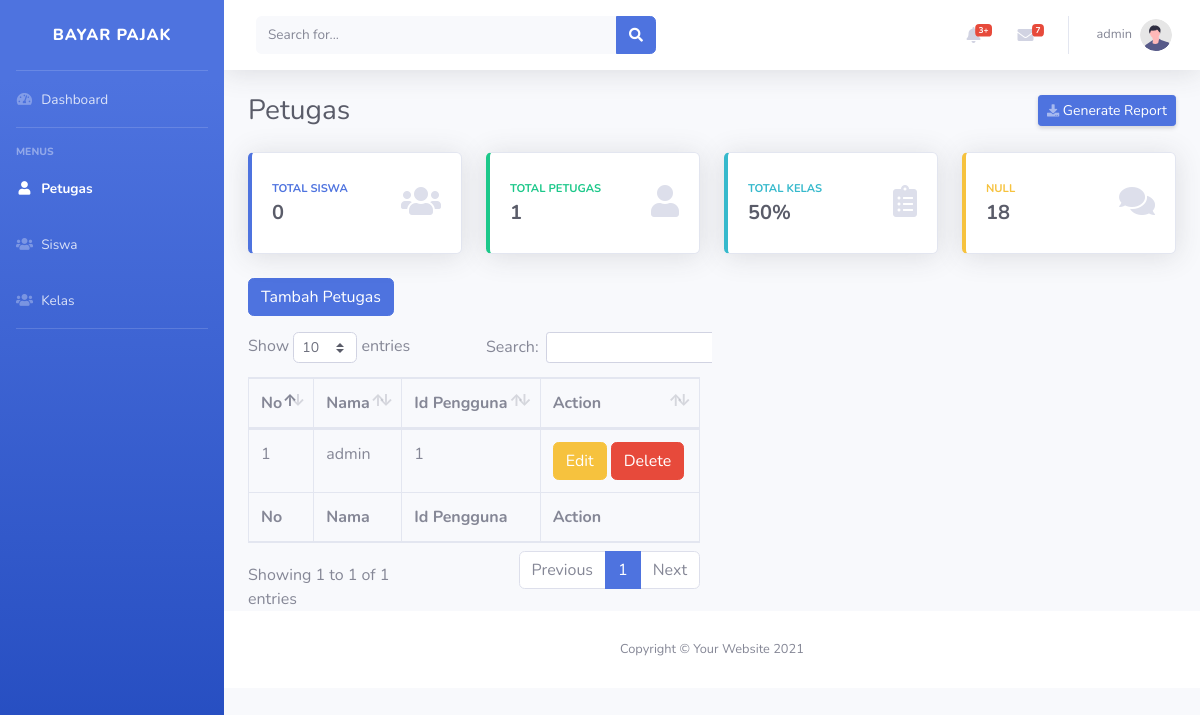
Page /admin/petugas (signed in) on the earlier database version.
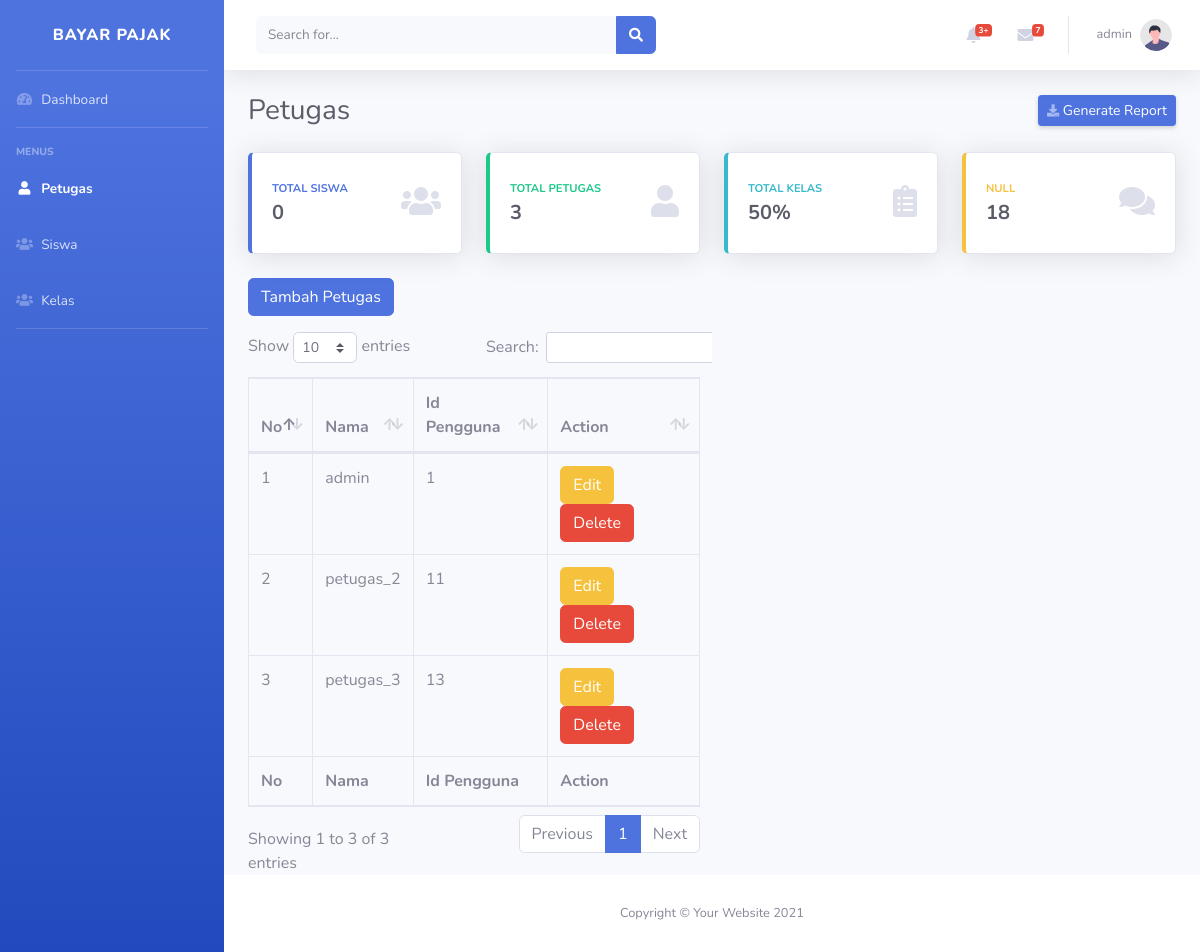
Same page on the later database version.
### tables this page shows
CREATE TABLE `petugas` (
  `id` int(11) NOT NULL,
  `nama` varchar(255) NOT NULL,
  `pass` varchar(255) NOT NULL,
  `pengguna_id` int(11) NOT NULL
);

### app/core/Controller.php (called while the page is built, shortened)
<?php
class Controller{
    public function view($view, $data = [], $fixedData = []){
        require_once("../app/views/$view.php");
    }
    public function model($model){
        return new $model;
    }
}

### app/controllers/Admin.php (called while the page is built, shortened)
<?php
class Admin extends Controller{
    public function setFixedData(){
        $this->fixedData = [
            'totalSiswa' => $this->model("User_model")->countAllSiswa(),
            'totalPetugas' => $this->model("User_model")->countAllPetugas(),
        ];
        return $this->fixedData;
    }
    public function petugas(){
        $data = [
            'petugas' => $this->model("User_model")->getAllPetugas(),
            'section' => 'petugas',
        ];
        $this->view("templates/header");
        $this->view("admin/petugas/index", $data, $this->setFixedData());
        $this->view("templates/footer");
    }
}

### app/core/App.php (called while the page is built, shortened)
<?php
class App{
    protected $method = "index";
    protected $params = [];
    public function __construct(){
        $url = $this->parseUrl();
        if(isset($url[0])){
            if(file_exists("../app/controllers/" . $url[0] . ".php")){
                unset($url[0]);
            }
        }
        $this->controller = new $this->controller;
        if(isset($url[1])){
            if(method_exists($this->controller, $url[1])){
                $this->method = $url[1];
            }
        }
        call_user_func_array([$this->controller, $this->method], $this->params);
    }
    public function parseUrl(){
        if(isset($_GET['url'])){
            $url = rtrim($_GET['url'], "/");
            $url = filter_var($url, FILTER_SANITIZE_URL);
            $url = explode("/", $url);
            return $url;
        };
    }
}

### public/index.php (called while the page is built, shortened)
<?php
$app = new App();

### app/core/Database.php (called while the page is built, shortened)
<?php
class Database{
    private $host = DB_HOST;
    private $user = DB_USER;
    private $pass = DB_PASS;
    private $db = DB_NAME;
    private $dbh;
    private $stmt;
    public function __construct(){
        $dsn = "mysql:host=$this->host;dbname=$this->db";
        $options = [
            PDO::ATTR_PERSISTENT => true,
            PDO::ATTR_ERRMODE => PDO::ERRMODE_EXCEPTION
        ];
        try{
            $this->dbh = new PDO($dsn, $this->user, $this->pass, $options);
        } catch(PDOException $e){
            die($e->getMessage());
        }
    }
    public function query($query){
        $this->stmt = $this->dbh->prepare($query);
    }
    public function execute(){
        $this->stmt->execute();
    }
    public function resultAll(){
        $this->execute();
        return $this->stmt->fetchAll(PDO::FETCH_ASSOC);
    }
}

### app/models/User_model.php (called while the page is built, shortened)
<?php
class User_model{
    private $petugas = "petugas";
    private $siswa = "siswa";
    private $db;
    public function __construct(){
        $this->db = new Database();
    }
    public function getAllPetugas(){
        $this->db->query("SELECT * FROM $this->petugas");
        return $this->db->resultAll();
    }
    public function countAllSiswa(){
        $this->db->query("SELECT * FROM $this->siswa");
        return $this->db->rowCount();
    }
    public function countAllPetugas(){
        $this->db->query("SELECT * FROM $this->petugas");
        return $this->db->rowCount();
    }
}

### app/views/admin/petugas/index.php (the view, shortened to what this page needs)
<div id="wrapper">
    <?php require_once(__DIR__ . "/../partials/sidebar.php"); ?>
    <div id="content-wrapper" class="d-flex flex-column">
        <div id="content">
        <?php require_once(__DIR__ . "/../partials/topbar.php")?>
            <div class="container-fluid">
                <div class="d-sm-flex align-items-center justify-content-between mb-4">
                    <h1 class="h3 mb-0 text-gray-800">Petugas</h1>
                    <a href="#" class="d-none d-sm-inline-block btn btn-sm btn-primary shadow-sm"><i
                            class="fas fa-download fa-sm text-white-50"></i> Generate Report</a>
                </div>
                <div class="row">
                    <?php require_once(__DIR__ . "/../partials/card.php");?>
                <a href="<?= BURL ?>/admin/tambahPetugas" class="btn btn-primary mb-3">Tambah Petugas</a>
                <div class="row">
                <div class="col-6 table-responsive">
                            <table class="table table-bordered" id="dataTable" width="100%" cellspacing="0">
                                <thead>
                                    <tr>
                                        <th>No</th>
                                        <th>Nama</th>
                                        <th>Id Pengguna</th>
                                        <th>Action</th>
                                    </tr>
                                </thead>
                                <tfoot>
                                    <tr>
                                        <th>No</th>
                                        <th>Nama</th>
                                        <th>Id Pengguna</th>
                                        <th>Action</th>
                                    </tr>
                                </tfoot>
                                <tbody>
                                    <?php $i = 1; ?>
                                    <?php foreach($data['petugas'] as $petugas): ?>
                                    <tr>
                                        <td><?= $i ?></td>
                                        <td><?= $petugas['nama']?></td>
                                        <td><?= $petugas['pengguna_id']?></td>
                                        <td>
                                            <a href="<?= BURL ?>/admin/editPetugas/<?= $petugas['id']?>" class="btn btn-warning">Edit</a>
                                            <form action="<?= BURL?>/admin/deletePetugas" method="POST" class="d-inline">
                                                <button class="btn btn-danger" onclick="return confirm('Yakin ingin menghapus <?= $petugas['nama']?>?')" type="submit">Delete</button>
                                            </form>
                                        </td>
                                    </tr>
                                    <?php $i++ ?>
                                    <?php endforeach ?>
                                </tbody>
                            </table>
                        </div>
                </div>
        </div>
        <footer class="sticky-footer bg-white">
            <div class="container my-auto">
                <div class="copyright text-center my-auto">
                    <span>Copyright &copy; Your Website 2021</span>
                </div>
            </div>
        </footer>
    </div>
</div>

### app/views/templates/header.php (shortened to what this page needs)
<!DOCTYPE html>
<html lang="en">
<head>
    <link href="<?= BURL ?>/public/assets/vendor/fontawesome-free/css/all.min.css" rel="stylesheet" type="text/css">
    <link href="<?= BURL ?>/public/assets/css/sb-admin-2.css" rel="stylesheet">
    <link href="<?= BURL ?>/public/assets/vendor/datatables/dataTables.bootstrap4.min.css" rel="stylesheet">
</head>
<body id="page-top">

### app/views/admin/partials/sidebar.php (shortened to what this page needs)
<ul class="navbar-nav bg-gradient-primary sidebar sidebar-dark accordion" id="accordionSidebar">
    <a class="sidebar-brand d-flex align-items-center justify-content-center" href="index.html">
        <div class="sidebar-brand-text mx-3">Bayar Pajak</div>
    </a>
    <hr class="sidebar-divider my-0">
    <li class="nav-item <?= ($data['section'] == 'dashboard') ? 'active' : '' ?>">
        <a class="nav-link" href="<?= BURL ?>/admin">
            <i class="fas fa-fw fa-tachometer-alt"></i>
            <span>Dashboard</span></a>
    </li>
    <hr class="sidebar-divider">
    <div class="sidebar-heading">
       Menus
    </div>
    <li class="nav-item <?= ($data['section'] == 'petugas') ? 'active' : '' ?>">
        <a class="nav-link collapsed" href="<?= BURL ?>/admin/petugas">
            <i class="fas fa-fw fa-user"></i>
            <span>Petugas</span>
        </a>
    </li>
    <li class="nav-item <?= ($data['section'] == 'siswa') ? 'active' : '' ?>">
        <a class="nav-link collapsed" href="<?= BURL ?>/admin/siswa">
            <i class="fas fa-fw fa-users"></i>
            <span>Siswa</span>
        </a>
    </li>
    <li class="nav-item <?= ($data['section'] == 'kelas') ? 'active' : '' ?>">
        <a class="nav-link collapsed" href="<?= BURL ?>/admin/kelas">
            <i class="fas fa-fw fa-users"></i>
            <span>Kelas</span>
        </a>
    </li>
    <hr class="sidebar-divider">
    </ul>

### app/views/admin/partials/topbar.php (shortened to what this page needs)
<nav class="navbar navbar-expand navbar-light bg-white topbar mb-4 static-top shadow">
    <form
        class="d-none d-sm-inline-block form-inline mr-auto ml-md-3 my-2 my-md-0 mw-100 navbar-search">
        <div class="input-group">
            <input type="text" class="form-control bg-light border-0 small" placeholder="Search for..."
                aria-label="Search" aria-describedby="basic-addon2">
            <div class="input-group-append">
                <button class="btn btn-primary" type="button">
                    <i class="fas fa-search fa-sm"></i>
                </button>
            </div>
        </div>
    </form>
    <ul class="navbar-nav ml-auto">
        <li class="nav-item dropdown no-arrow mx-1">
            <a class="nav-link dropdown-toggle" href="#" id="alertsDropdown" role="button"
                data-toggle="dropdown" aria-haspopup="true" aria-expanded="false">
                <i class="fas fa-bell fa-fw"></i>
                <span class="badge badge-danger badge-counter">3+</span>
            </a>
        </li>
        <li class="nav-item dropdown no-arrow mx-1">
            <a class="nav-link dropdown-toggle" href="#" id="messagesDropdown" role="button"
                data-toggle="dropdown" aria-haspopup="true" aria-expanded="false">
                <i class="fas fa-envelope fa-fw"></i>
                <span class="badge badge-danger badge-counter">7</span>
            </a>
        </li>
        <li class="nav-item dropdown no-arrow">
            <a class="nav-link dropdown-toggle" href="#" id="userDropdown" role="button"
                data-toggle="dropdown" aria-haspopup="true" aria-expanded="false">
                <span class="mr-2 d-none d-lg-inline text-gray-600 small"><?= $_SESSION['user']['username'] ?></span>
                <img class="img-profile rounded-circle"
                    src="<?= BURL ?>/public/assets/img/undraw_profile.svg">
            </a>
        </li>
    </ul>
</nav>

### app/views/admin/partials/card.php
    <div class="col-xl-3 col-md-6 mb-4">
        <div class="card border-left-primary shadow h-100 py-2">
            <div class="card-body">
                <div class="row no-gutters align-items-center">
                    <div class="col mr-2">
                        <div class="text-xs font-weight-bold text-primary text-uppercase mb-1">
                            Total Siswa</div>
                        <div class="h5 mb-0 font-weight-bold text-gray-800"><?= $fixedData['totalSiswa'] ?></div>
                    </div>
                    <div class="col-auto">
                        <i class="fas fa-users fa-2x text-gray-300"></i>
                    </div>
                </div>
            </div>
        </div>
    </div>
    <div class="col-xl-3 col-md-6 mb-4">
        <div class="card border-left-success shadow h-100 py-2">
            <div class="card-body">
                <div class="row no-gutters align-items-center">
                    <div class="col mr-2">
                        <div class="text-xs font-weight-bold text-success text-uppercase mb-1">
                            Total Petugas</div>
                        <div class="h5 mb-0 font-weight-bold text-gray-800"><?= $fixedData['totalPetugas']?></div>
                    </div>
                    <div class="col-auto">
                        <i class="fas fa-user fa-2x text-gray-300"></i>
                    </div>
                </div>
            </div>
        </div>
    </div>
    <div class="col-xl-3 col-md-6 mb-4">
        <div class="card border-left-info shadow h-100 py-2">
            <div class="card-body">
                <div class="row no-gutters align-items-center">
                    <div class="col mr-2">
                        <div class="text-xs font-weight-bold text-info text-uppercase mb-1">Total Kelas
                        </div>
                        <div class="row no-gutters align-items-center">
                            <div class="col-auto">
                                <div class="h5 mb-0 mr-3 font-weight-bold text-gray-800">50%</div>
                            </div>
                        </div>
                    </div>
                    <div class="col-auto">
                        <i class="fas fa-clipboard-list fa-2x text-gray-300"></i>
                    </div>
                </div>
            </div>
        </div>
    </div>
    <div class="col-xl-3 col-md-6 mb-4">
        <div class="card border-left-warning shadow h-100 py-2">
            <div class="card-body">
                <div class="row no-gutters align-items-center">
                    <div class="col mr-2">
                        <div class="text-xs font-weight-bold text-warning text-uppercase mb-1">
                            NULL</div>
                        <div class="h5 mb-0 font-weight-bold text-gray-800">18</div>
                    </div>
                    <div class="col-auto">
                        <i class="fas fa-comments fa-2x text-gray-300"></i>
                    </div>
                </div>
            </div>
        </div>
    </div>
</div>

### app/views/templates/footer.php (shortened to what this page needs)
</body>
</html>

Differences in the rows shown:
added petugas: nama "petugas_2", pengguna "11"
added petugas: nama "petugas_3", pengguna "13"
Other differences:
$fixedData['totalPetugas']: "1" → "3"
text written by a page script: "Show entries Search: Showing 1 to 1 of 1 entries Previous 1 Next" → "Show entries Search: Showing 1 to 3 of 3 entries Previous 1 Next"
